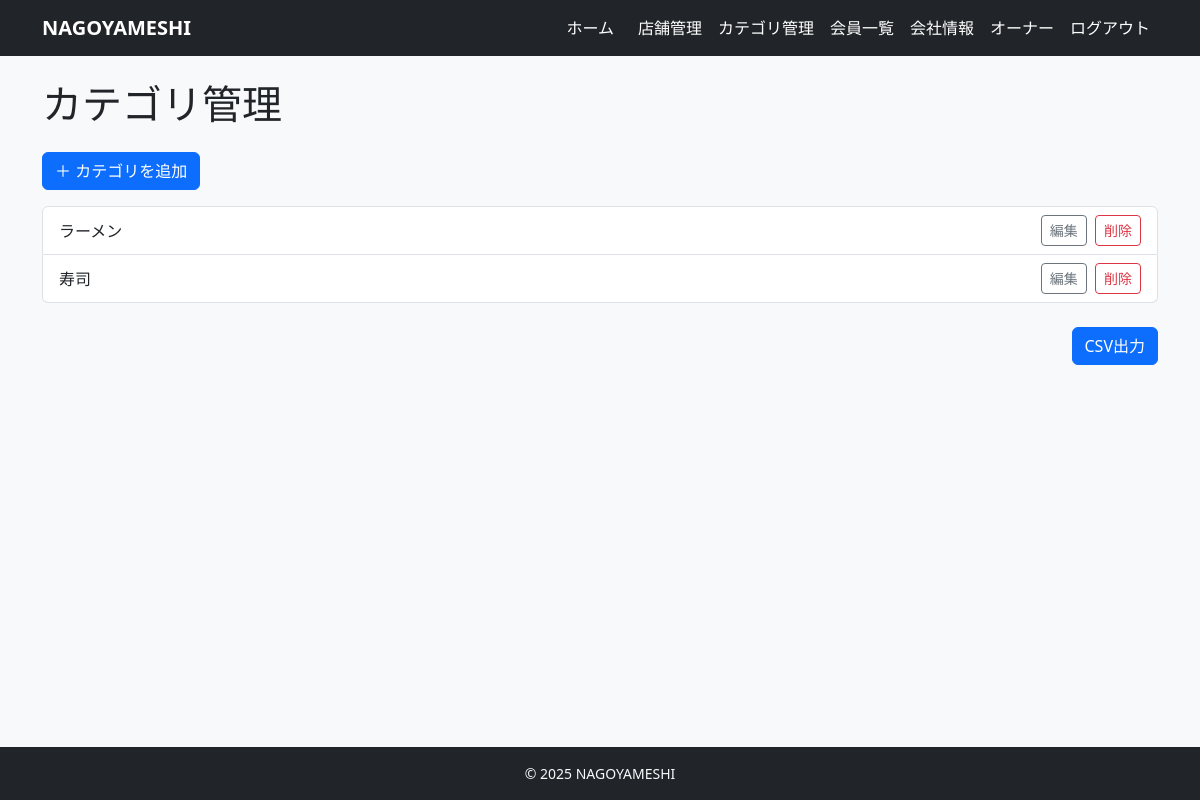
The page /owner/categories/ (signed in) on the database as committed earlier.
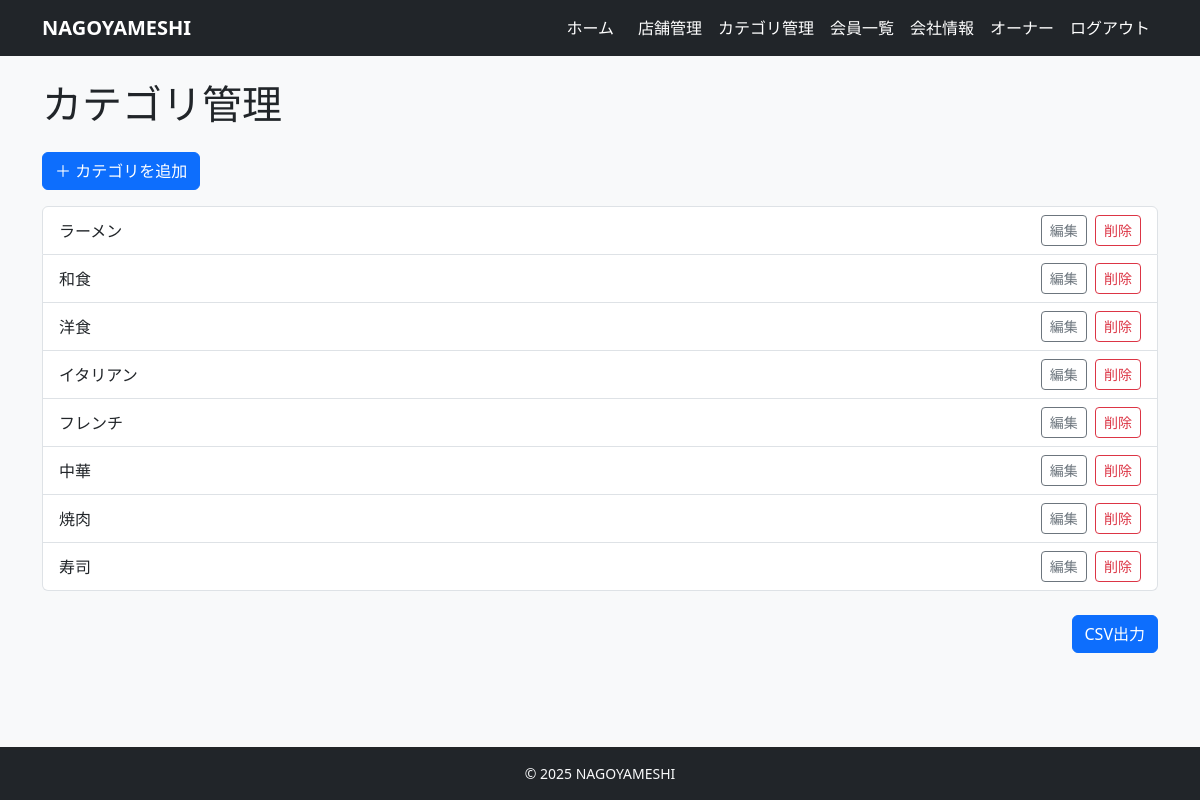
The same page on the database as committed later.
### accounts/models.py (models this page shows, shortened)
class User(AbstractUser):
    username = None  # 使わない（メールログインにする）
    email = models.EmailField(unique=True)
    name = models.CharField(max_length=10)
    name_kana = models.CharField(max_length=10)
    zipcode = models.CharField(max_length=8)
    address = models.CharField(max_length=20)
    tel = models.CharField(max_length=11)
    company = models.ForeignKey(
        'restaurants.Company',
        verbose_name='所属会社',
        on_delete=models.SET_NULL,
        null=True,
        blank=True,
        related_name='staff_members'
    )
    is_paid_member = models.BooleanField(default=False)
    is_owner_member = models.BooleanField(default=False)
    created_at = models.DateTimeField(auto_now_add=True)
    updated_at = models.DateTimeField(auto_now=True)
    USERNAME_FIELD = 'email'
    REQUIRED_FIELDS = ['name', 'name_kana', 'zipcode', 'address', 'tel']
    objects = CustomUserManager()

### restaurants/models.py (models this page shows, shortened)
class Category(models.Model):
    company = models.ForeignKey(
        'Company',  # 文字列で指定しておくと定義順を気にせんでええけん無難や
        verbose_name="会社",
        on_delete=models.CASCADE, # 会社が消えたらカテゴリも消える
        null=True,  # 既存データがある場合に備えて一時的にTrue推奨
        blank=True
    )
    name = models.CharField("カテゴリ名", max_length=50)
    is_active = models.BooleanField("有効フラグ", default=True)
    created_at = models.DateTimeField(auto_now_add=True)
    updated_at = models.DateTimeField(auto_now=True)

### restaurants/views.py (the view)
# urls.py: path("owner/categories/", views.OwnerCategoryListView.as_view(), name="owner_category_list"),
class OwnerCategoryListView(OwnerCategoryMixin, ListView):
    template_name = "restaurants/owner_category_list.html"
    model = Category
    context_object_name = "categories"

### restaurants/views.py (called while the page is built)
    def test_func(self):
        user = self.request.user
        return (user.is_authenticated
                and getattr(user, "is_owner_member", False)
                and hasattr(user, "company"))

    def get_queryset(self):
        return Category.objects.filter(company=self.request.user.company)

### templates/restaurants/owner_category_list.html (shortened to what this page needs)
{% extends "base.html" %}
{% block content %}
<h1 class="mb-4">カテゴリ管理</h1>
<a href="{% url 'restaurants:owner_category_create' %}" class="btn btn-primary mb-3">
  ＋ カテゴリを追加
</a>
<ul class="list-group">
  {% for c in categories %}
  <li class="list-group-item d-flex justify-content-between align-items-center">
    {{ c.name }}
    <span>
      <a href="{% url 'restaurants:owner_category_edit' c.pk %}" class="btn btn-sm btn-outline-secondary me-1">
        編集
      </a>
      <a href="{% url 'restaurants:owner_category_delete' c.pk %}" class="btn btn-sm btn-outline-danger">
        削除
      </a>
    </span>
  </li>
  {% empty %}
  <li class="list-group-item text-muted">
    カテゴリがありません
  </li>
  {% endfor %}
</ul>
<div class="d-flex justify-content-end mt-4 mb-4">
  <a href="{% url 'restaurants:owner_category_csv' %}" class="btn btn-primary">
    CSV出力
  </a>
</div>
{% endblock %}

### templates/base.html (shortened to what this page needs)
<!DOCTYPE html>
<html lang="ja">
<head>
    <link href="https://cdn.jsdelivr.net/npm/bootstrap@5.3.3/dist/css/bootstrap.min.css" rel="stylesheet"
>
</head>
<body class="bg-light d-flex flex-column min-vh-100">
    <nav class="navbar navbar-expand-lg navbar-dark bg-dark mb-4">
        <div class="container">
            <a class="navbar-brand fw-bold" href="/">NAGOYAMESHI</a>
            <div class="collapse navbar-collapse" id="navbarNav">
                <ul class="navbar-nav ms-auto align-items-center">
                    {% if user.is_authenticated %}
                    {% if user.is_owner_member %}
                    <li class="nav-item">
                        <a class="nav-link me-2" href="{% url 'restaurants:owner_dashboard' %}">ホーム</a>
                    </li>
                    {% else %}
                    <li class="nav-item">
                        <a class="nav-link me-2" href="{% url 'restaurants:restaurant_list' %}">ホーム</a>
                    </li>
                    {% endif %}
                    {% if user.is_owner_member %}
                    <li class="nav-item"><a class="nav-link"
                            href="{% url 'restaurants:owner_restaurant_list' %}">店舗管理</a></li>
                    <li class="nav-item"><a class="nav-link"
                            href="{% url 'restaurants:owner_category_list' %}">カテゴリ管理</a></li>
                    <li class="nav-item"><a class="nav-link" href="{% url 'restaurants:owner_member_list' %}">会員一覧</a>
                    </li>
                    <li class="nav-item"><a class="nav-link" href="{% url 'restaurants:company_detail' %}">会社情報</a></li>
                    {% endif %}
                    {% if not user.is_owner_member %}
                    <li class="nav-item dropdown ms-2">
                        <a class="nav-link dropdown-toggle" href="#" id="navbarDropdown" role="button"
                            data-bs-toggle="dropdown" aria-expanded="false">
                            {{ user.name|default:user.email }}
                        </a>
                        <ul class="dropdown-menu dropdown-menu-end" aria-labelledby="navbarDropdown">
                            <li><a class="dropdown-item" href="{% url 'accounts:user_profile' %}">会員情報</a></li>
                            <li><a class="dropdown-item" href="{% url 'reservations:reservation_list' %}">予約一覧</a></li>
                            <li><a class="dropdown-item" href="{% url 'restaurants:my_favorite_list' %}">お気に入り一覧</a>
                            </li>
                            <li>
                                <hr class="dropdown-divider">
                            </li>
                            <li><a class="dropdown-item" href="{% url 'accounts:payment_method' %}">お支払い方法</a></li>
                            <li><a class="dropdown-item" href="{% url 'accounts:subscription_cancel' %}">有料プラン解約</a>
                            </li>
                            <li>
                                <hr class="dropdown-divider">
                            </li>
                            <li>
                                <form method="post" action="{% url 'accounts:logout' %}">
                                    {% csrf_token %}
                                    <button type="submit" class="dropdown-item w-100 text-start">
                                        ログアウト
                                    </button>
                                </form>
                            </li>
                        </ul>
                    </li>
                    {% else %}
                    <li class="nav-item ms-2">
                        <span class="navbar-text me-2">{{ user.name|default:user.email }}</span>
                    </li>
                    <li class="nav-item">
                        <form method="post" action="{% url 'accounts:logout' %}" class="d-inline">
                            <button type="submit" class="btn btn-link nav-link">
                                ログアウト
                            </button>
                        </form>
                    </li>
                    {% endif %}
                    {% endif %}
                </ul>
            </div>
        </div>
    </nav>
    <main class="container mb-5 flex-grow-1">
        {% block content %}{% endblock %}
    </main>
    <footer class="bg-dark text-light py-3 mt-auto">
        <div class="container text-center small">
            &copy; {{ now|default:"2025" }} NAGOYAMESHI
        </div>
    </footer>
</body>
</html>

### templates/base.html (style rules this page uses)
.navbar.navbar-dark .navbar-brand, .navbar.navbar-dark .navbar-text, .navbar.navbar-dark .navbar-nav .nav-link, .navbar.navbar-dark .navbar-nav .nav-link:visited, .navbar.navbar-dark .btn-link.nav-link, .navbar.navbar-dark .dropdown-toggle { color: #ffffff !important; }

Rows that differ between the two databases and show on the page:
added Category: name "和食"
added Category: name "洋食"
added Category: name "イタリアン"
added Category: name "フレンチ"
added Category: name "中華"
added Category: name "焼肉"
